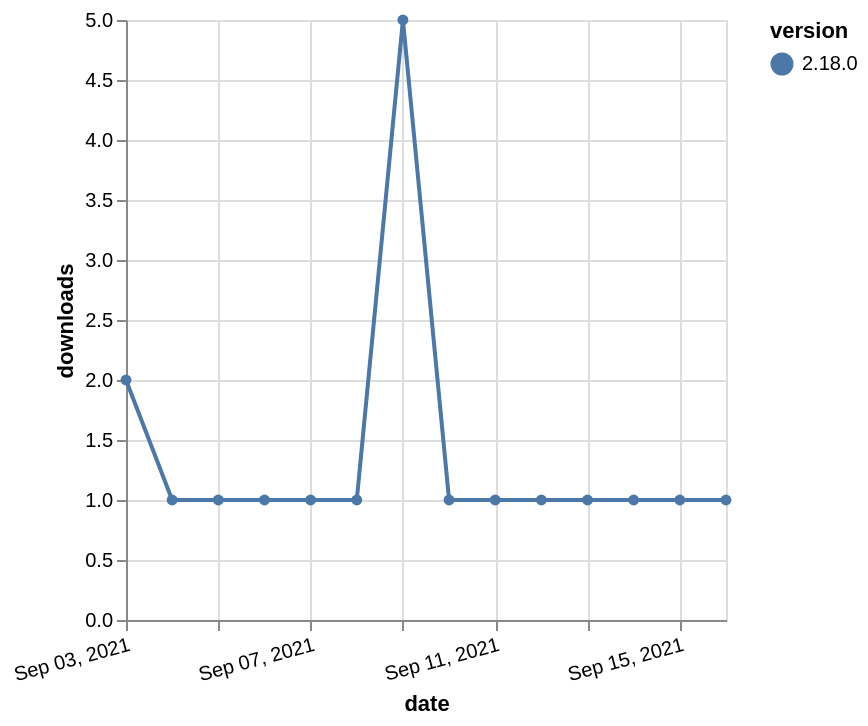

This figure's Vega-Lite source:
### Vega-Lite specification from a JSON file in a GitHub repository (floating-point values rounded to 4 significant figures)
{"$schema": "https://vega.github.io/schema/vega-lite/v5.json", "description": "A simple bar chart with embedded data.", "data": {"values": [{"date": "2021-09-03", "total": 519, "delta": 2, "version": "2.18.0"}, {"date": "2021-09-04", "total": 520, "delta": 1, "version": "2.18.0"}, {"date": "2021-09-05", "total": 521, "delta": 1, "version": "2.18.0"}, {"date": "2021-09-06", "total": 522, "delta": 1, "version": "2.18.0"}, {"date": "2021-09-07", "total": 523, "delta": 1, "version": "2.18.0"}, {"date": "2021-09-08", "total": 524, "delta": 1, "version": "2.18.0"}, {"date": "2021-09-09", "total": 529, "delta": 5, "version": "2.18.0"}, {"date": "2021-09-10", "total": 530, "delta": 1, "version": "2.18.0"}, {"date": "2021-09-11", "total": 531, "delta": 1, "version": "2.18.0"}, {"date": "2021-09-12", "total": 532, "delta": 1, "version": "2.18.0"}, {"date": "2021-09-13", "total": 533, "delta": 1, "version": "2.18.0"}, {"date": "2021-09-14", "total": 534, "delta": 1, "version": "2.18.0"}, {"date": "2021-09-15", "total": 535, "delta": 1, "version": "2.18.0"}, {"date": "2021-09-16", "total": 536, "delta": 1, "version": "2.18.0"}]}, "width": "container", "mark": {"type": "line", "point": {"filled": true}}, "encoding": {"x": {"field": "date", "type": "temporal", "timeUnit": "yearmonthdate", "title": "date", "axis": {"labelAngle": -15}}, "y": {"field": "delta", "type": "quantitative", "title": "downloads"}, "color": {"field": "version", "type": "nominal"}, "tooltip": {"field": "delta"}}}
